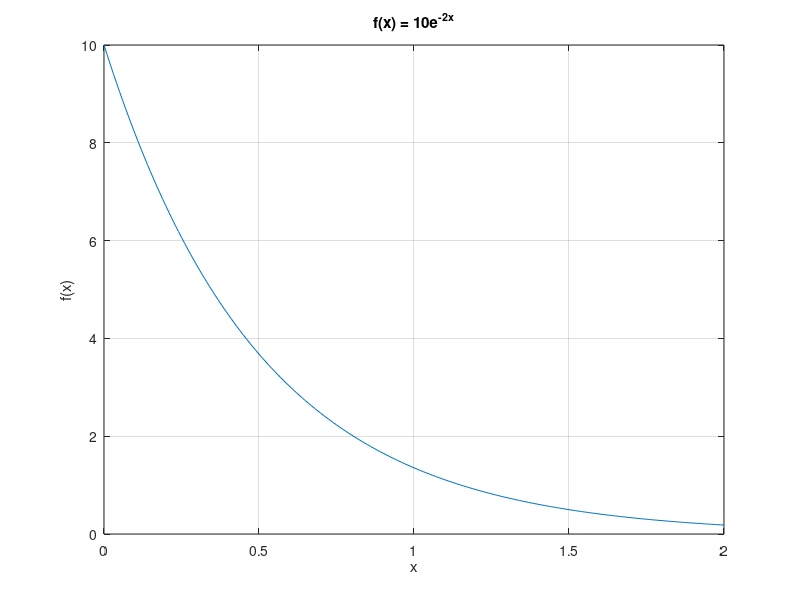

Here is the MATLAB script that generated this plot:
% [연습문제] 23. 익명 함수 (3장 함수와 파일)
% 10e^(-2x) 에 대한 익명 함수를 생성하고, 이것을 사용하여 0 <= x <= 2 에서 그래프를 그린다.

% 익명 함수 f(x) = 10e^(-2x)
% x에 배열을 넣어도 계산되도록 원소-대-원소 연산을 사용
f = @(x) 10*exp(-2*x);

% 구간 0 <= x <= 2
x = 0:0.01:2;

% 익명 함수로 f(x) 값을 계산하여 그래프를 그림
plot(x, f(x))
xlabel('x')
ylabel('f(x)')
title('f(x) = 10e^{-2x}')
grid on
